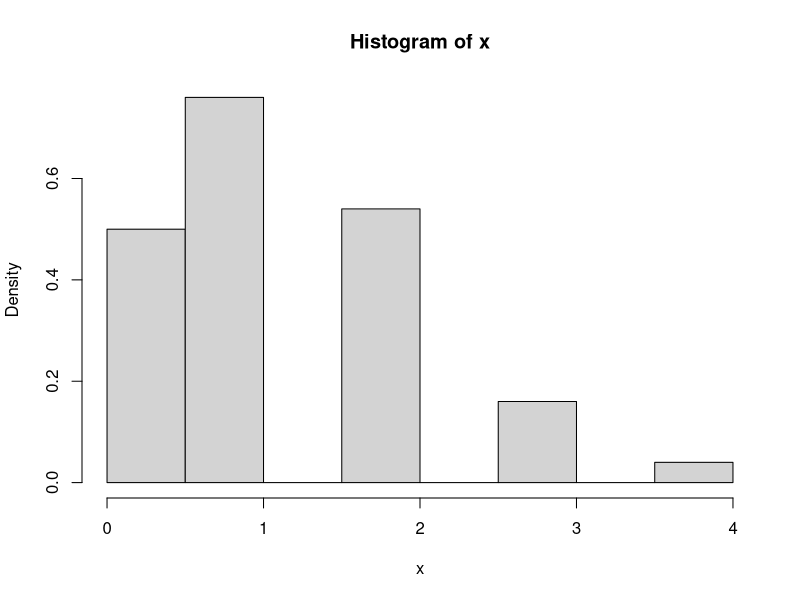
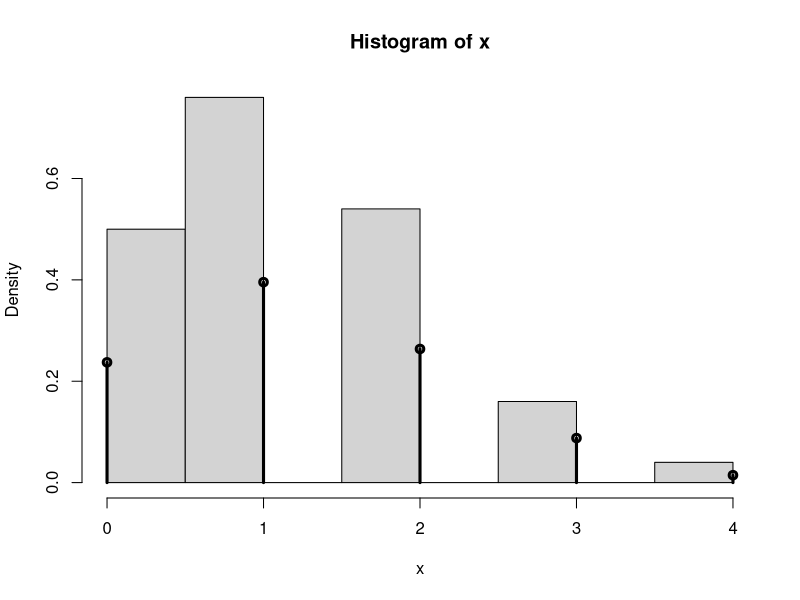
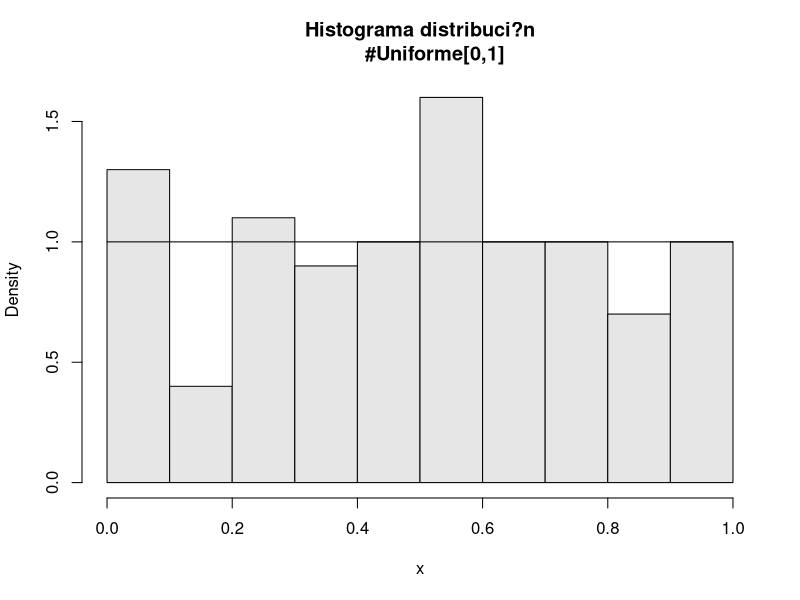
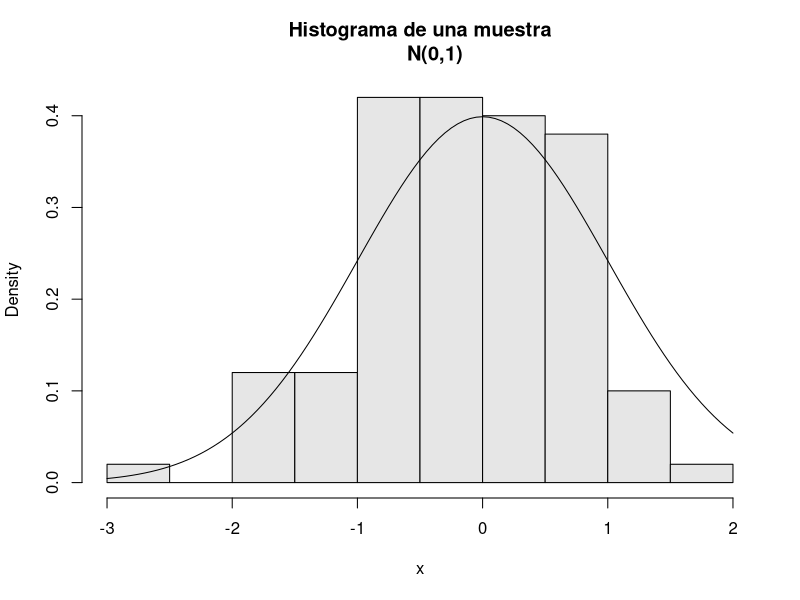
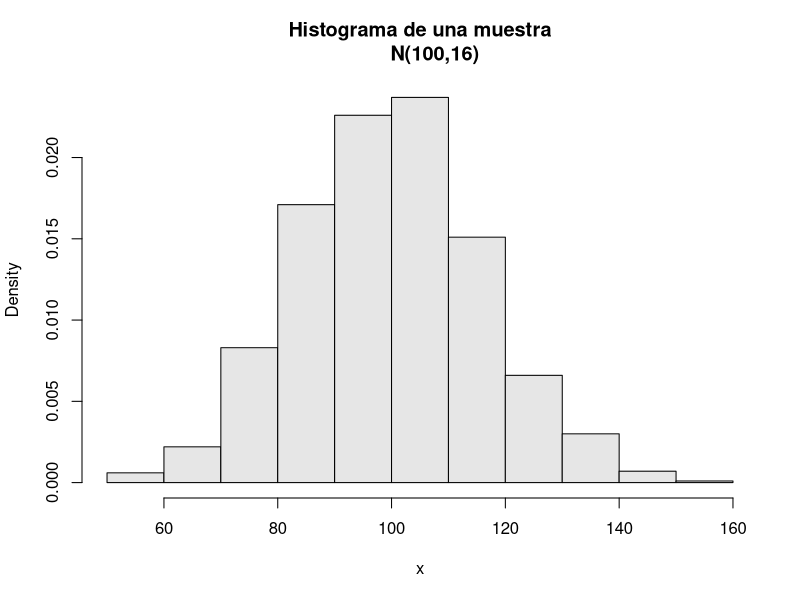
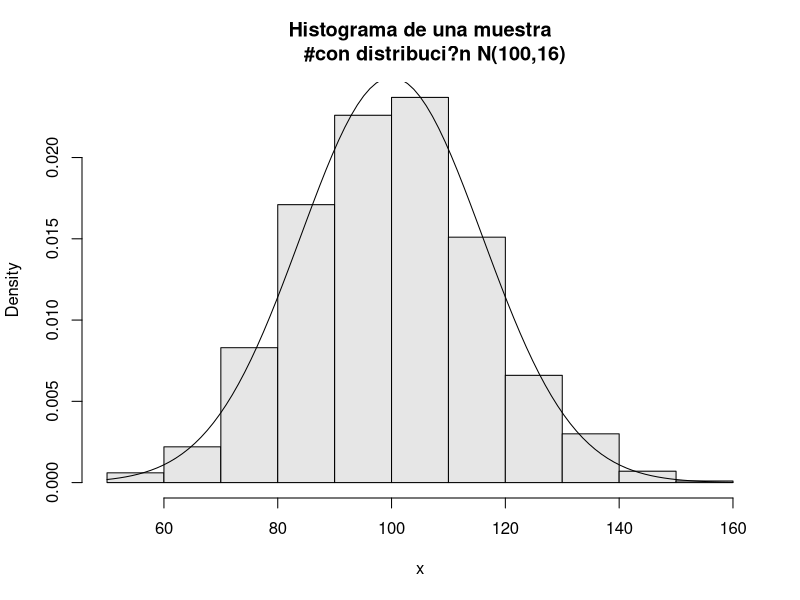
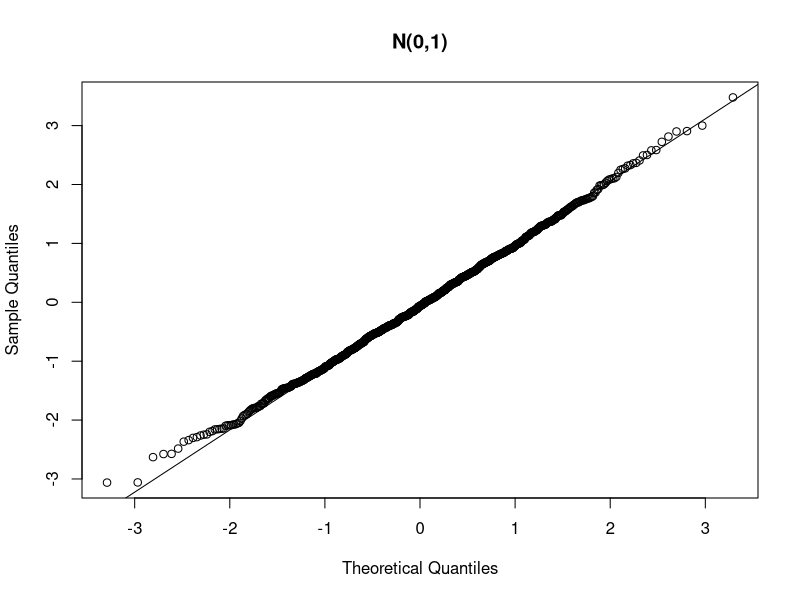
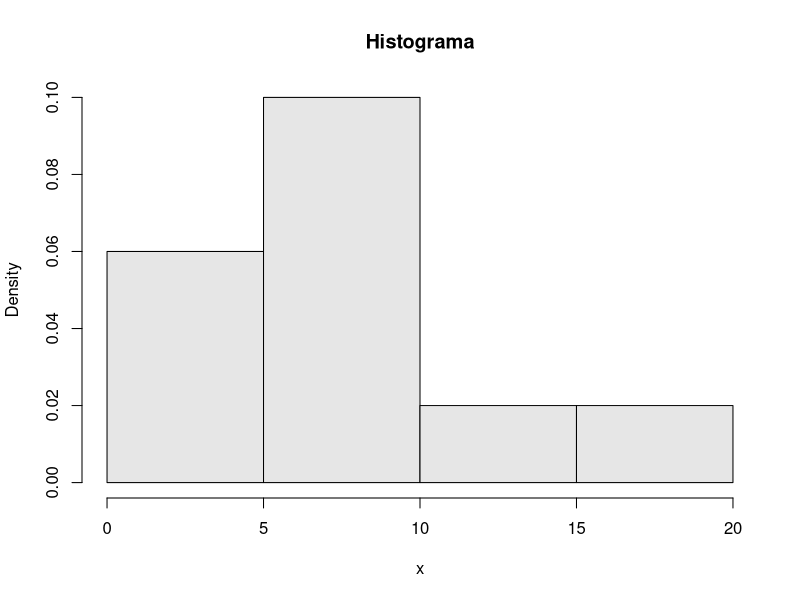

Write the R code that produced these figures, in order.
###### FUNDAMENTOS PARA EL AN?LISIS DE DATOS Y LA INVESTIGACI?N  ##########

########################  PR?CTICA ESTADISTICA ###########################

                       #####   PROBABILIDAD    #####


#Funciones de la distribuciones de probabilidad
#raiz:foo (nombre de la distribuci?n)


#dfoo--funci?n de densidad
#pfoo--funci?n de distribuci?n (porb.acumulada)
#qfoo--Funci?n inversa F^-1(x)
#rfoo--generador aleatorio de valores




#VARIABLE DISCRETA


#Dado E=(1,2,3,4,5,6) con pb=1/6

#Probabilidad de en 7 tiradas sacar 3 veces el 5
dbinom(3,7,1/6) 


#Probabilidadd de sacar como mucho dos veces el 5
dbinom(c(2,1,0),7,1/6)

sum(dbinom(c(2,1,0),7,1/6)) #Pb total de menos de 3


pbinom(c(2),7,1/6) #Funci?n de distribuci?n F(2)
pbinom(2,7,1/6)

qbinom(c(0.90),7,1/6) #ofrece el valor que acumula el 0.90 de pb

pbinom(c(2),7,1/6,lower.tail=F) #Ofrece la probabilidad complementaria.
#Es decir 1-F(2)

sum(dbinom(2:5,7,1/6))  #Pb de que salgan entre 2 y 5




#DISTRIBUCION BINOMIAL 
#Generamos muestra de 100 valores con distribuci?n binomial n=5 p=0.25

n=5
p=0.25
x = rbinom(100, n, p)
rbinom(1000,n,p)
hist(x,probability=T)  #Histograma


mean (x)  #calculo de la media
var(x)  #calculo de la varianza
sd(x)  #calculo de desviaci?n t?pida
sqrt(var(x))
median(x)
quantile(x,probs=c(0.05, 0.95))
quantile(x,seq(0,1, 0.20)) #calculo de quintiles
quantile(x,seq(0.9,1, 0.01))  #Calculo de percentiles del 90-100
summary(x)


#Para superponer al histograma la funci?n de cuant?a

par(fig=c(0,1,0,1))
hist(x, prob=T)
xvals=0:n
points(xvals, dbinom(xvals, n, p), type= "h", lwd=3)
par(fig=c(0,1,0,1), new=T)
xvals=0:n
points(xvals, dbinom(xvals, n, p), type= "p", lwd=3)


# Se propone repetir el ej con n=50, n=1000  (La binomial tiende a una Normal)



#VARIABLE CONTINUA

#Distribuci?n Uniforme

x=runif(100)  #simulaci?n de 100 U(0,1)

runif (100,2,5) #Simulaci?n 100 U(2,5)

hist(x,probability=T, col=grey(0.9), main="Histograma distribuci?n
     #Uniforme[0,1]")
curve(dunif(x,0,1), add=T)
mean(x) 
sd(x)
summary(x)



#Distribuci?n Normal

rnorm(n,mean=0,sd=1) #Genera obs.distribuci?n normal,media=0,varianza=1 

x=rnorm(100)  #Generar n=100 
hist(x,probability=T, col=gray(0.9), main= "Histograma de una muestra
     N(0,1)")

#Para superponeer al histograma la funci?n de densidad

curve(dnorm(x), add=T)
mean(x)
sd(x)
summary(x)


x=rnorm(1000, 100, 16) #Generar n=100 y n=1000
x
hist(x,probability=T, col=gray(0.9), main= "Histograma de una muestra
     N(100,16)")

#Para superponeer al histograma la funci?n de densidad
hist(x,probability=T, col=gray(0.9), main="Histograma de una muestra
     #con distribuci?n N(100,16)")
curve(dnorm(x, 100, 16), add=T)




#Plots de probabilidad normal:
# representa los cuantiles de los datos muestrales vs. cuatiles te?ricos 

x=rnorm(1000)  #Generar n=100 y n=1000 (le gusta este grafico)
qqnorm(x, main="N(0,1)")
qqline(x)


# N(0,1)  C?lculo de probabilidades
pnorm(0)
pnorm(1.645) #F(x)
1-pnorm(1.645)  # Pb complementaria a las F(x)
pnorm(1.645, lower.tail=F)

qnorm(0.95) #C?lculo de los valores

# N(1,1)
pnorm(1,1,1)
pnorm(2,1,1)
pnorm(2,1,1)-pnorm(1,1,1)  #Probabilidad de un intervalo

#  C?lculo de probabilidades

#B(5, 0.25)
#U(0,100)




#DISTRIBUCION POISSON 
#Generar muestra de n=10 Lambda=10
x = rpois(10, 10)
rpois(100,10)

#Histograma
hist(x,probability=T, col=gray(0.9), main= "Histograma")  



#Generar muestra de n=100 Lambda=10

